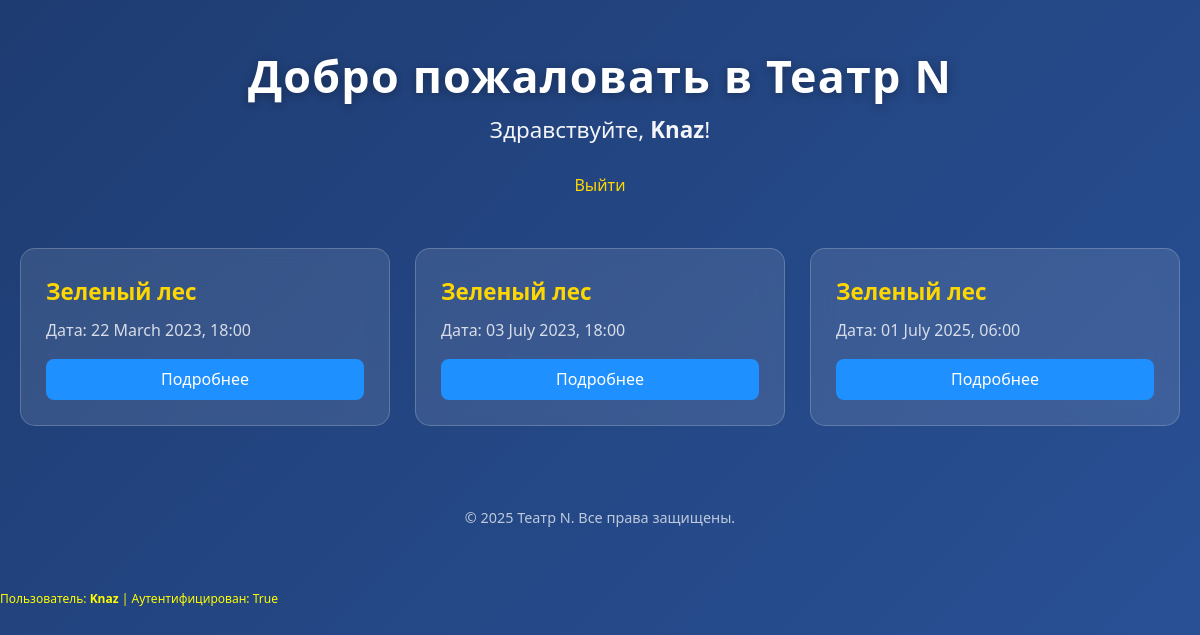
The page / (signed in) on the database its author committed.
### users/models.py (models this page shows)
class User (AbstractUser):
    pass

### plays/models.py (models this page shows, shortened)
class Show(models.Model):
    starts_at = models.DateTimeField()
    play = models.ForeignKey(Play, on_delete=models.CASCADE)
    actors = models.ManyToManyField(Actor)
    objects = ShowManager()

class Play(models.Model):
    title = models.CharField(max_length=255)
    annotations = models.TextField()

### homepage/views.py (the view)
# urls.py: path('', HomepageView.as_view(), name='homepage'),  # ← Главная: /
class HomepageView(ListView):
    model = Show
    template_name = 'homepage/homepage.html'
    context_object_name = 'show_list'
    queryset = Show.objects.select_related('play').order_by('starts_at')
    def get_context_data(self, **kwargs):
        context = super().get_context_data(**kwargs)
        context['title'] = 'Главная страница'
        return context

### templates/homepage/homepage.html (shortened to what this page needs)
<!DOCTYPE html>
<html lang="ru">
<head>
</head>
<body>
    <div class="container">
        <header>
            <h1>Добро пожаловать в Театр N</h1>
            {% if not request.user.is_authenticated %}
                <div class="auth-section">
                    <h2 style="color: #ffd700; margin-bottom: 20px; text-align: center;">Войдите в аккаунт</h2>
                    <form method="post" action="{% url 'login' %}" id="login-form">
                        {% csrf_token %}
                        <div class="form-group">
                            <label for="id_username">Имя пользователя</label>
                            <input type="text" name="username" id="id_username" required autofocus>
                        </div>
                        <div class="form-group">
                            <label for="id_password">Пароль</label>
                            <input type="password" name="password" id="id_password" required>
                        </div>
                        <button type="submit">Войти</button>
                    </form>
                    <div class="toggle-form">
                        Нет аккаунта? <a href="#" onclick="showSignup()">Зарегистрироваться</a>
                    </div>
                </div>
                <div class="auth-section" id="signup-section" style="display: none;">
                    <h2 style="color: #ffd700; margin-bottom: 20px; text-align: center;">Регистрация</h2>
                    <form method="post" action="{% url 'signup' %}">
                        {% csrf_token %}
                        <div class="form-group">
                            <label for="id_username_signup">Имя пользователя</label>
                            <input type="text" name="username" id="id_username_signup" required>
                        </div>
                        <div class="form-group">
                            <label for="id_password1">Пароль</label>
                            <input type="password" name="password1" id="id_password1" required>
                        </div>
                        <div class="form-group">
                            <label for="id_password2">Подтвердите пароль</label>
                            <input type="password" name="password2" id="id_password2" required>
                        </div>
                        <button type="submit">Зарегистрироваться</button>
                    </form>
                    <div class="toggle-form">
                        Уже есть аккаунт? <a href="#" onclick="showLogin()">Войти</a>
                    </div>
                </div>
            {% else %}
                <div class="welcome-message">Здравствуйте, <strong>{{ request.user.username }}</strong>!</div>
                <form action="{% url 'logout' %}" method="post" style="display: inline;">
                    <button type="submit" class="logout-link" style="background: none; border: none; padding: 0; font: inherit; cursor: pointer;">
                        Выйти
                    </button>
                </form>
            {% endif %}
        </header>
        <main>
            <div class="shows-grid">
                {% for show in show_list %}
                    <div class="show-card">
                        <div class="show-title">{{ show.play.title }}</div>
                        <div class="show-date">Дата: {{ show.starts_at|date:"d E Y, H:i" }}</div>
                        <a href="{{ show.get_absolute_url }}" class="show-link">Подробнее</a>
                    </div>
                {% empty %}
                    <div class="show-card">
                        <div class="show-title">Спектакли отсутствуют</div>
                        <div class="show-date">Пока нет запланированных постановок.</div>
                    </div>
                {% endfor %}
            </div>
        </main>
        <footer>
            &copy; 2025 Театр N. Все права защищены.
        </footer>
    </div>
<div style="color: yellow; font-size: 12px; margin: 20px 0;">
    Пользователь: <strong>{{ request.user }}</strong> |
    Аутентифицирован: {{ request.user.is_authenticated }}
</div>
</body>
</html>

### templates/homepage/homepage.html (style rules this page uses)
* { margin: 0; padding: 0; box-sizing: border-box; }
body { font-family: 'Segoe UI', Tahoma, Geneva, Verdana, sans-serif; background: linear-gradient(135deg, #1e3c72, #2a5298); color: #fff; min-height: 100vh; line-height: 1.6; }
.container { max-width: 1200px; margin: 0 auto; padding: 40px 20px; }
header { text-align: center; margin-bottom: 50px; }
h1 { font-size: 2.8rem; font-weight: 700; text-shadow: 0 2px 10px rgba(0, 0, 0, 0.3); letter-spacing: 1.2px; animation: fadeInDown 1s ease; }
button { width: 100%; padding: 12px; background: #1e90ff; color: white; border: none; border-radius: 8px; font-size: 1.1rem; font-weight: 600; cursor: pointer; transition: background 0.3s; }
.welcome-message { font-size: 1.4rem; opacity: 0.95; margin-bottom: 10px; }
.logout-link { display: inline-block; margin-top: 15px; color: #ffd700; text-decoration: none; font-size: 1.1rem; }
.shows-grid { display: grid; grid-template-columns: repeat(auto-fit, minmax(300px, 1fr)); gap: 25px; margin-top: 30px; }
.show-card { background: rgba(255, 255, 255, 0.1); backdrop-filter: blur(10px); border-radius: 15px; padding: 25px; transition: transform 0.3s, box-shadow 0.3s; border: 1px solid rgba(255, 255, 255, 0.2); text-align: left; }
.show-title { font-size: 1.4rem; font-weight: 600; color: #ffd700; margin-bottom: 8px; }
.show-date { font-size: 1rem; opacity: 0.8; }
.show-link { display: block; margin-top: 15px; color: #fff; background: #1e90ff; padding: 8px 15px; border-radius: 8px; text-align: center; text-decoration: none; font-weight: 500; transition: background 0.3s; }
footer { margin-top: 80px; text-align: center; font-size: 0.9rem; opacity: 0.7; animation: fadeIn 2s ease; }

### rows shown on the page
User: user.username "Knaz", user "Knaz", user.is_authenticated "True"
Show: play "Зеленый лес", starts_at "22 March 2023, 18:00"
Show: play "Зеленый лес", starts_at "03 July 2023, 18:00"
Show: play "Зеленый лес", starts_at "01 July 2025, 06:00"
